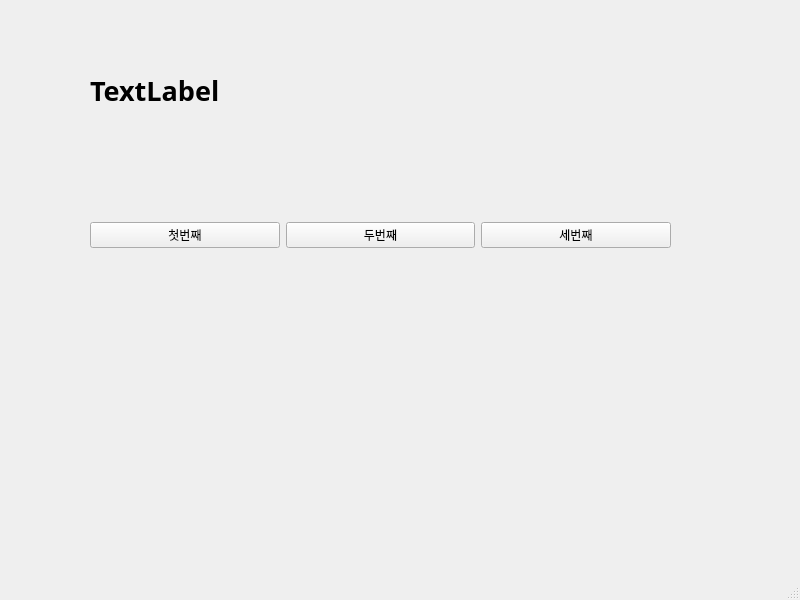
<?xml version="1.0" encoding="UTF-8"?>
<ui version="4.0">
 <class>MainWindow</class>
 <widget class="QMainWindow" name="MainWindow">
  <property name="geometry">
   <rect>
    <x>0</x>
    <y>0</y>
    <width>800</width>
    <height>600</height>
   </rect>
  </property>
  <property name="windowTitle">
   <string>MainWindow</string>
  </property>
  <widget class="QWidget" name="centralwidget">
   <widget class="QWidget" name="horizontalLayoutWidget">
    <property name="geometry">
     <rect>
      <x>90</x>
      <y>150</y>
      <width>581</width>
      <height>171</height>
     </rect>
    </property>
    <layout class="QHBoxLayout" name="horizontalLayout">
     <item>
      <widget class="QPushButton" name="pushButton_3">
       <property name="text">
        <string>첫번째</string>
       </property>
      </widget>
     </item>
     <item>
      <widget class="QPushButton" name="pushButton_2">
       <property name="text">
        <string>두번째</string>
       </property>
      </widget>
     </item>
     <item>
      <widget class="QPushButton" name="pushButton">
       <property name="text">
        <string>세번째</string>
       </property>
      </widget>
     </item>
    </layout>
   </widget>
   <widget class="QLabel" name="label">
    <property name="geometry">
     <rect>
      <x>90</x>
      <y>60</y>
      <width>581</width>
      <height>61</height>
     </rect>
    </property>
    <property name="font">
     <font>
      <family>맑은 고딕</family>
      <pointsize>20</pointsize>
      <weight>75</weight>
      <bold>true</bold>
     </font>
    </property>
    <property name="text">
     <string>TextLabel</string>
    </property>
   </widget>
  </widget>
  <widget class="QMenuBar" name="menubar">
   <property name="geometry">
    <rect>
     <x>0</x>
     <y>0</y>
     <width>800</width>
     <height>26</height>
    </rect>
   </property>
  </widget>
  <widget class="QStatusBar" name="statusbar"/>
 </widget>
 <resources/>
 <connections>
  <connection>
   <sender>pushButton_3</sender>
   <signal>clicked()</signal>
   <receiver>MainWindow</receiver>
   <slot>firstClick()</slot>
   <hints>
    <hint type="sourcelabel">
     <x>158</x>
     <y>268</y>
    </hint>
    <hint type="destinationlabel">
     <x>155</x>
     <y>365</y>
    </hint>
   </hints>
  </connection>
  <connection>
   <sender>pushButton_2</sender>
   <signal>clicked()</signal>
   <receiver>MainWindow</receiver>
   <slot>secondClick()</slot>
   <hints>
    <hint type="sourcelabel">
     <x>396</x>
     <y>271</y>
    </hint>
    <hint type="destinationlabel">
     <x>422</x>
     <y>367</y>
    </hint>
   </hints>
  </connection>
  <connection>
   <sender>pushButton</sender>
   <signal>clicked()</signal>
   <receiver>MainWindow</receiver>
   <slot>thirdClick()</slot>
   <hints>
    <hint type="sourcelabel">
     <x>585</x>
     <y>270</y>
    </hint>
    <hint type="destinationlabel">
     <x>597</x>
     <y>369</y>
    </hint>
   </hints>
  </connection>
 </connections>
 <slots>
  <slot>firstClick()</slot>
  <slot>secondClick()</slot>
  <slot>thirdClick()</slot>
 </slots>
</ui>
